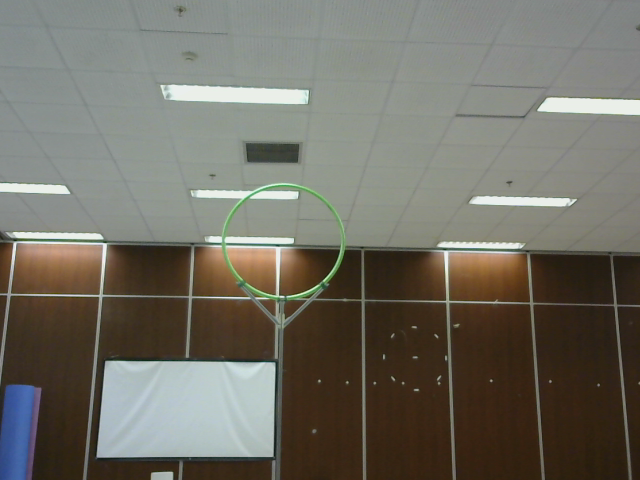
#> input picture catkin_ws/src/10-objectdetection/circle_detector/include/circle_detector/img/image.png, 640 x 480 px
$ python circle_detector.py   (older library calls are emulated)
#> lines starting #> are read from the running program, lines starting #| are printed output that depends on the picture; after the words box and inside, x2 and y2 are one past the last pixel; in counts of white or black regions, pixels touching at a corner belong together
import numpy as np
import cv2
from matplotlib import pyplot as plt

class CircleDetector():
    def __init__(self):
        # Images to be processed
        self.bgr = np.empty(0)
        self.hsv = np.empty(0)
        self.edges = np.empty(0)

        # Color value range in HSV space: default
        self.hsv_white1 = np.array([0, 0, 150])
        self.hsv_white2 = np.array([180, 60, 255])
        self.hsv_yellow1 = np.array([25, 140, 100])
        self.hsv_yellow2 = np.array([45, 255, 255])
        self.hsv_red1 = np.array([0, 140, 100])
        self.hsv_red2 = np.array([15, 255, 255])
        self.hsv_red3 = np.array([165, 140, 100])
        self.hsv_red4 = np.array([180, 255, 255])
        self.hsv_green1 = np.array([41, 40, 40])
        self.hsv_green2 = np.array([90, 255, 255])

        # Parameters for dilation, Canny, and etc: default
        self.dilation_kernel_size = 3
        self.canny_thresholds = [80,200]
        self.hough_threshold  = 20
        self.hough_min_line_length = 3
        self.hough_max_line_gap = 1
        self.max_color_dist=150
        self.coeff_yellow=1.25
        self.coeff_white=0.75
        self.sobel_threshold = 40.

    def _colorFilter(self, color):
        # threshold colors in HSV space
        if color == 'white':
            bw = cv2.inRange(self.hsv, self.hsv_white1, self.hsv_white2)
        elif color == 'yellow':
            bw = cv2.inRange(self.hsv, self.hsv_yellow1, self.hsv_yellow2)
        elif color == 'green':
            bw = cv2.inRange(self.hsv, self.hsv_green1, self.hsv_green2)
        elif color == 'red':
            bw1 = cv2.inRange(self.hsv, self.hsv_red1, self.hsv_red2)
            bw2 = cv2.inRange(self.hsv, self.hsv_red3, self.hsv_red4)
            bw = cv2.bitwise_or(bw1, bw2)
        else:
            raise Exception('Error: Undefined color strings...')

        # binary dilation
        kernel = cv2.getStructuringElement(cv2.MORPH_ELLIPSE,(self.dilation_kernel_size, self.dilation_kernel_size))

        # refine edge for certain color
        edge_color = cv2.bitwise_and(cv2.dilate(bw, kernel), self.edges)

        return bw, edge_color

    # [71 lines left out: functions _lineFilter, _correctPixelOrdering, _findNormal, not called in this run]

    def _findEdge(self, gray):
        edges = cv2.Canny(gray, self.canny_thresholds[0], self.canny_thresholds[1], apertureSize = 3)
        return edges

    # [7 lines left out: function _HoughLine, not called in this run]

    def _HoughCircle(self, img):
        circles = cv2.HoughCircles(img,cv2.HOUGH_GRADIENT,1,20,
                                   param1=50,param2=30,minRadius=0,maxRadius=0)
        if circles is not None:
            circles = np.int16(np.around(circles))
        else:
            circles = []
        return circles

    # [27 lines left out: functions _checkBounds, _synthesizeLines, detectLines, not called in this run]

    def detectCircles(self, color):
        img = cv2.medianBlur(self.bgr,5)
        img = cv2.cvtColor(img, cv2.COLOR_BGR2GRAY)
        bw, edge_color = self._colorFilter(color)
        circles = self._HoughCircle(bw)
        debug = False

        if debug:
            cv2.imshow("be", bw)
            cv2.waitKey(1)
            self.drawCircles(circles)
            cv2.imshow("test", self.bgr)
            cv2.waitKey(0)

        return circles, bw

    def setImage(self, bgr):
        self.bgr = np.copy(bgr)
        self.hsv = cv2.cvtColor(bgr, cv2.COLOR_BGR2HSV)
        self.edges = self._findEdge(self.bgr)

    def getImage(self):
        return self.bgr

    # [34 lines left out: functions drawCircles, drawCircles_, drawLines, drawNormals, not called in this run]

def _main():
    img = cv2.imread('./img/image.png')
#> img is the input picture: shape (480, 640, 3); mean B, G, R 100.4, 110.3, 112.8
    #d = LineDetector()
    d = CircleDetector()
    d.setImage(img)
#> in setImage, `self.hsv = cv2.cvtColor(bgr, cv2.COLOR_BGR2HSV)`: self.hsv: shape (480, 640, 3); mean H, S, V 42.9, 64.7, 117.7
#> in _findEdge, `edges = cv2.Canny(gray, self.canny_thresholds[0], self.canny_threshold..`:
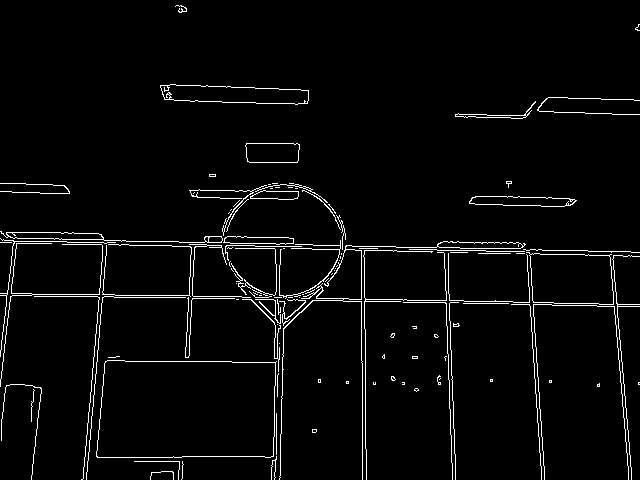
#> edges: shape (480, 640); 3.3% white in thin lines or dots
    d.detectCircles('green')
#> in detectCircles, `img = cv2.cvtColor(img, cv2.COLOR_BGR2GRAY)`:
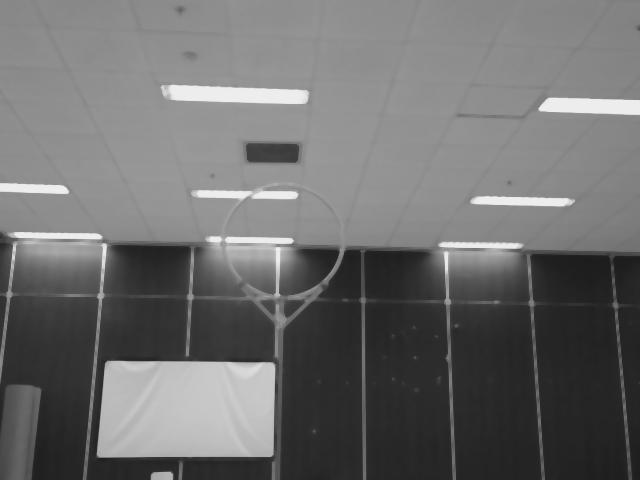
#> img: shape (480, 640); min 28, max 237, mean 109.6
#> in _colorFilter, `bw = cv2.inRange(self.hsv, self.hsv_green1, self.hsv_green2)`:
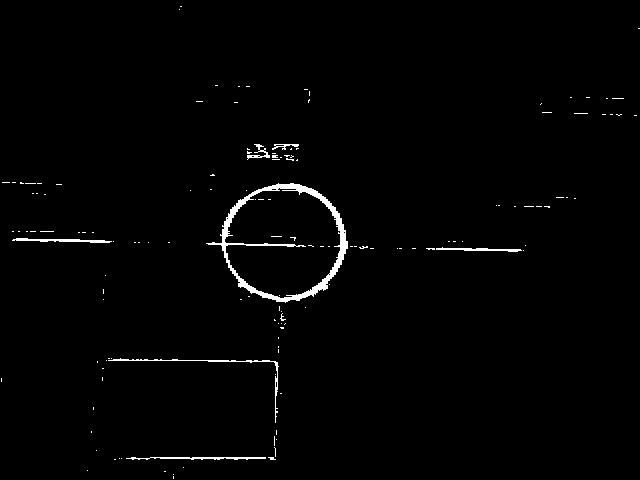
#> bw: shape (480, 640); 1.3% white; 141 white regions (134 under 20 px), largest, box (x1, y1, x2, y2) and area: (206, 183, 348, 303) 2195, (108, 358, 279, 423) 365, (126, 457, 266, 460) 271
#> in _colorFilter, `edge_color = cv2.bitwise_and(cv2.dilate(bw, kernel), self.edges)`:
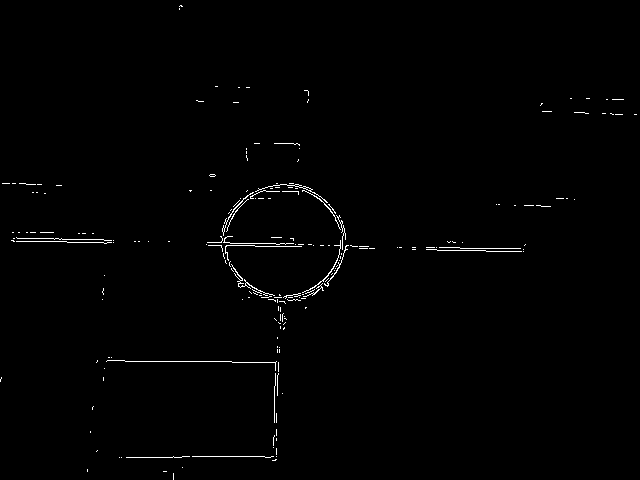
#> edge_color: shape (480, 640); 0.82% white in thin lines or dots
#> in _HoughCircle, `circles = cv2.HoughCircles(img,cv2.HOUGH_GRADIENT,1,20, param1=50,para..`: circles = [[286.5, 241.5, 52.7], [275.5, 266.5, 32.7]]
#> in _HoughCircle, `circles = np.int16(np.around(circles))`: circles = [[286, 242, 53], [276, 266, 33]]
    # [10 lines of commented-out code are left out]
if __name__ == '__main__':
    _main()

$ run again, with catkin_ws/src/10-objectdetection/circle_detector/include/circle_detector/img/0.jpeg saved as catkin_ws/src/10-objectdetection/circle_detector/include/circle_detector/img/image.png
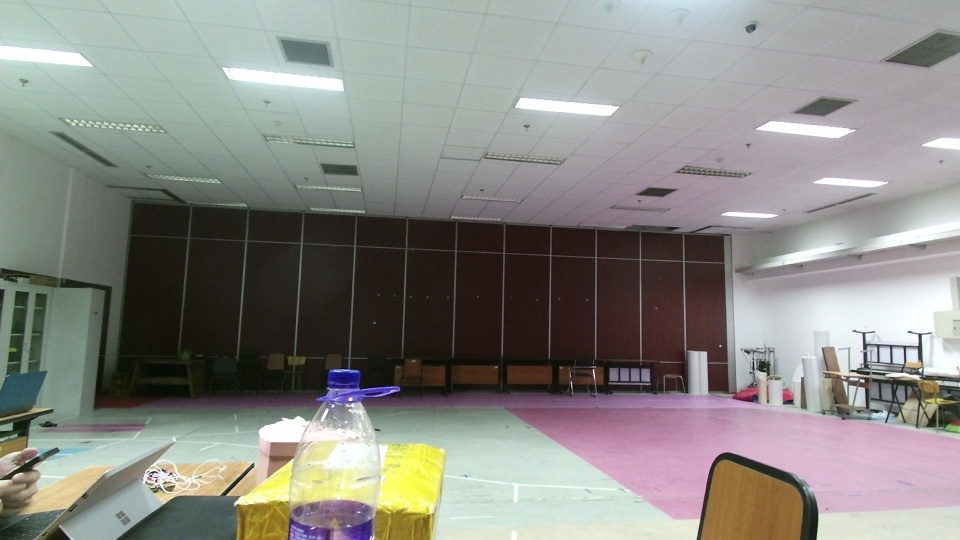
#> input picture catkin_ws/src/10-objectdetection/circle_detector/include/circle_detector/img/0.jpeg, 960 x 540 px
#> in _main, img is the input picture: shape (540, 960, 3); mean B, G, R 132.9, 138.1, 138.1
#> self.hsv: shape (540, 960, 3); mean H, S, V 75.9, 44.5, 145.4
#> in _findEdge, `edges = cv2.Canny(gray, self.canny_thresholds[0], self.canny_threshold..`:
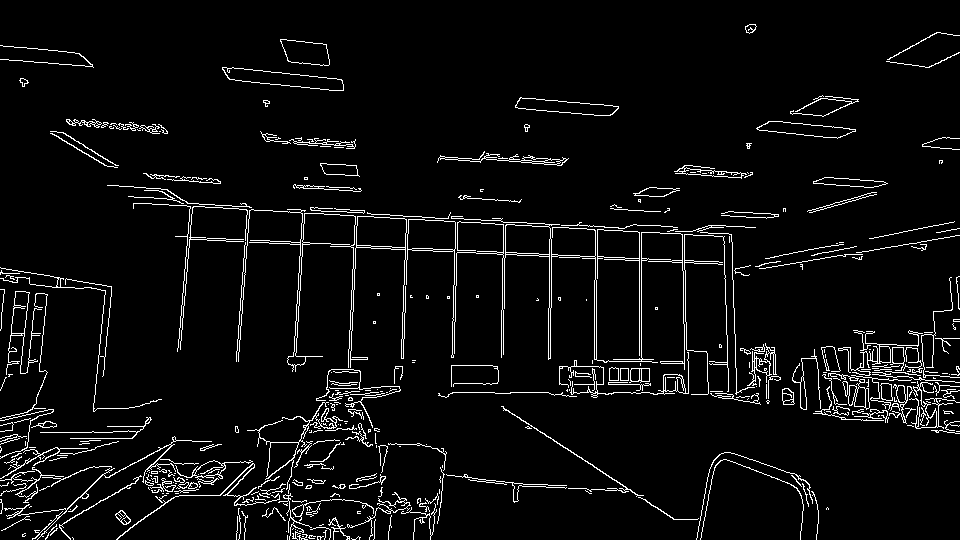
#> edges: shape (540, 960); 4.9% white in thin lines or dots
#> bw: shape (540, 960); 3.2% white; 340 white regions (298 under 20 px), largest, box (x1, y1, x2, y2) and area: (0, 269, 84, 416) 4055, (117, 498, 236, 540) 3466, (79, 405, 254, 427) 1277
#> in _colorFilter, `edge_color = cv2.bitwise_and(cv2.dilate(bw, kernel), self.edges)`:
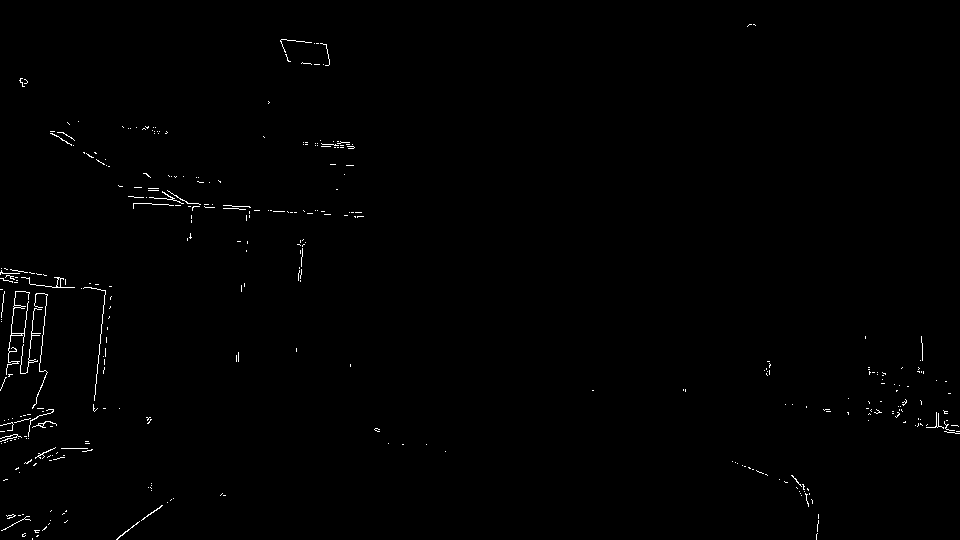
#> edge_color: shape (540, 960); 0.57% white in thin lines or dots
#> in _HoughCircle, `circles = cv2.HoughCircles(img,cv2.HOUGH_GRADIENT,1,20, param1=50,para..`: circles = 42 rows, first 8: [162.5, 356.5, 158.2], [156.5, 308.5, 110.8], [315.5, 362.5, 219.2], [133.5, 309.5, 109], [191.5, 334.5, 138.8], [190.5, 308.5, 112.7], [130.5, 334.5, 83.5], [121.5, 367.5, 82.7]
#> in _HoughCircle, `circles = np.int16(np.around(circles))`: circles = 42 rows, first 8: [162, 356, 158], [156, 308, 111], [316, 362, 219], [134, 310, 109], [192, 334, 139], [190, 308, 113], [130, 334, 84], [122, 368, 83]

$ run again, with catkin_ws/src/10-objectdetection/circle_detector/include/circle_detector/img/2.jpeg saved as catkin_ws/src/10-objectdetection/circle_detector/include/circle_detector/img/image.png
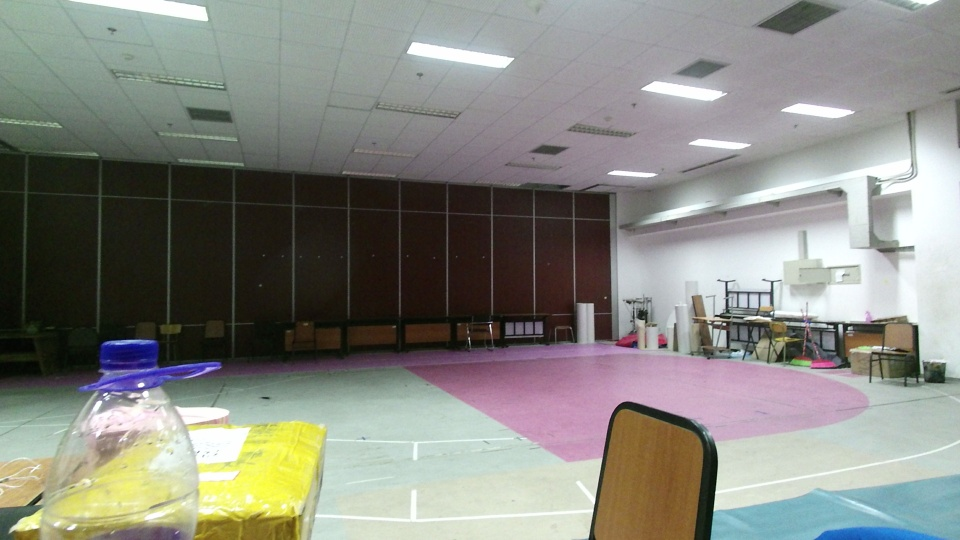
#> input picture catkin_ws/src/10-objectdetection/circle_detector/include/circle_detector/img/2.jpeg, 960 x 540 px
#> in _main, img is the input picture: shape (540, 960, 3); mean B, G, R 128.7, 135.8, 134.9
#> self.hsv: shape (540, 960, 3); mean H, S, V 73, 51.5, 142.8
#> in _findEdge, `edges = cv2.Canny(gray, self.canny_thresholds[0], self.canny_threshold..`:
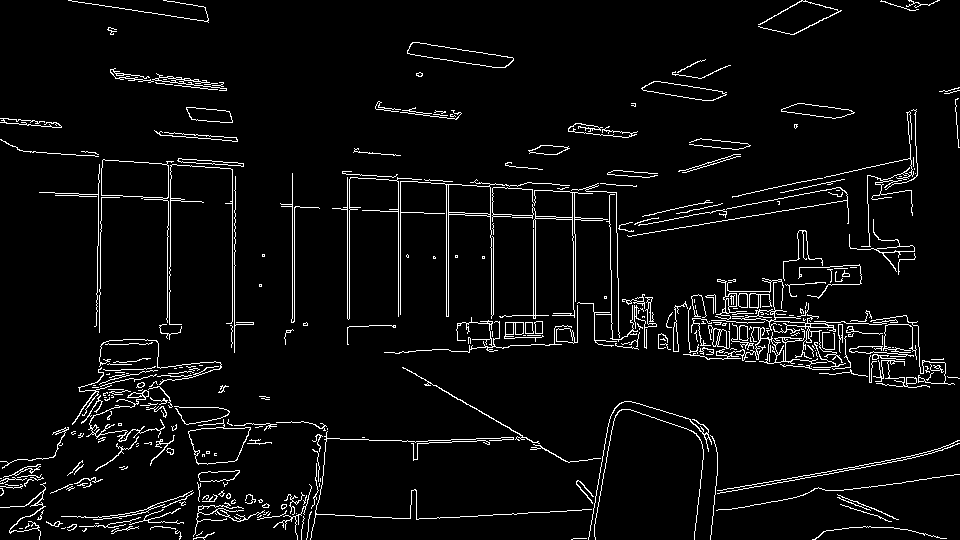
#> edges: shape (540, 960); 4.7% white in thin lines or dots
#> bw: shape (540, 960); 2.2% white; 372 white regions (324 under 20 px), largest, box (x1, y1, x2, y2) and area: (0, 84, 119, 319) 3613, (0, 387, 81, 420) 1678, (0, 500, 46, 540) 599
#> in _colorFilter, `edge_color = cv2.bitwise_and(cv2.dilate(bw, kernel), self.edges)`:
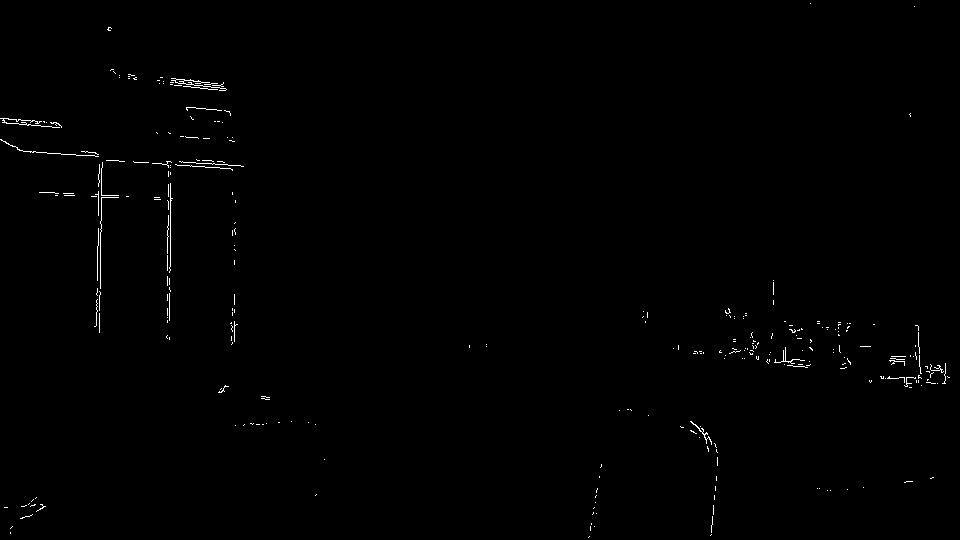
#> edge_color: shape (540, 960); 0.51% white in thin lines or dots
#> in _HoughCircle, `circles = cv2.HoughCircles(img,cv2.HOUGH_GRADIENT,1,20, param1=50,para..`: circles = [[77.5, 245.5, 93.6], [232.5, 279.5, 114.1], [219.5, 233.5, 70.9], [120.5, 242.5, 50.7], [76.5, 72.5, 55.5], [23.5, 344.5, 67.9]]
#> in _HoughCircle, `circles = np.int16(np.around(circles))`: circles = [[78, 246, 94], [232, 280, 114], [220, 234, 71], [120, 242, 51], [76, 72, 56], [24, 344, 68]]
